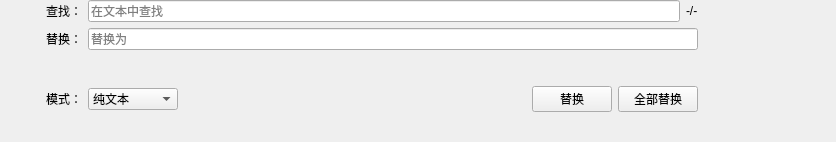
<?xml version="1.0" encoding="UTF-8"?>
<ui version="4.0">
 <class>QPlainTextEditSearchWidget</class>
 <widget class="QWidget" name="QPlainTextEditSearchWidget">
  <property name="geometry">
   <rect>
    <x>0</x>
    <y>0</y>
    <width>836</width>
    <height>142</height>
   </rect>
  </property>
  <property name="autoFillBackground">
   <bool>true</bool>
  </property>
  <layout class="QGridLayout" name="gridLayout">
   <property name="leftMargin">
    <number>0</number>
   </property>
   <property name="topMargin">
    <number>0</number>
   </property>
   <property name="rightMargin">
    <number>0</number>
   </property>
   <property name="bottomMargin">
    <number>0</number>
   </property>
   <item row="0" column="3">
    <widget class="QLineEdit" name="searchLineEdit">
     <property name="placeholderText">
      <string>在文本中查找</string>
     </property>
    </widget>
   </item>
   <item row="1" column="3" colspan="2">
    <widget class="QLineEdit" name="replaceLineEdit">
     <property name="placeholderText">
      <string>替换为</string>
     </property>
    </widget>
   </item>
   <item row="0" column="4">
    <widget class="QLabel" name="searchCountLabel">
     <property name="text">
      <string notr="true">-/-</string>
     </property>
    </widget>
   </item>
   <item row="0" column="1">
    <widget class="QLabel" name="searchLabel">
     <property name="text">
      <string>查找：</string>
     </property>
     <property name="alignment">
      <set>Qt::AlignRight|Qt::AlignTrailing|Qt::AlignVCenter</set>
     </property>
    </widget>
   </item>
   <item row="0" column="6">
    <widget class="QPushButton" name="searchUpButton">
     <property name="toolTip">
      <string>向后搜索</string>
     </property>
     <property name="text">
      <string/>
     </property>
     <property name="icon">
      <iconset theme="go-top" resource="media.qrc">
       <normaloff>:/media/go-top.svg</normaloff>:/media/go-top.svg</iconset>
     </property>
     <property name="flat">
      <bool>true</bool>
     </property>
    </widget>
   </item>
   <item row="1" column="0" colspan="2">
    <widget class="QLabel" name="replaceLabel">
     <property name="text">
      <string>替换：</string>
     </property>
     <property name="alignment">
      <set>Qt::AlignRight|Qt::AlignTrailing|Qt::AlignVCenter</set>
     </property>
    </widget>
   </item>
   <item row="0" column="0">
    <widget class="QPushButton" name="closeButton">
     <property name="toolTip">
      <string>关闭搜索</string>
     </property>
     <property name="text">
      <string/>
     </property>
     <property name="icon">
      <iconset theme="window-close" resource="media.qrc">
       <normaloff>:/media/window-close.svg</normaloff>:/media/window-close.svg</iconset>
     </property>
     <property name="flat">
      <bool>true</bool>
     </property>
    </widget>
   </item>
   <item row="0" column="7">
    <widget class="QPushButton" name="replaceToggleButton">
     <property name="toolTip">
      <string>高级查找/替换文本</string>
     </property>
     <property name="text">
      <string/>
     </property>
     <property name="icon">
      <iconset theme="edit-find-replace" resource="media.qrc">
       <normaloff>:/media/edit-find-replace.svg</normaloff>:/media/edit-find-replace.svg</iconset>
     </property>
     <property name="checkable">
      <bool>true</bool>
     </property>
     <property name="flat">
      <bool>true</bool>
     </property>
    </widget>
   </item>
   <item row="0" column="5">
    <widget class="QPushButton" name="searchDownButton">
     <property name="toolTip">
      <string>向前搜索</string>
     </property>
     <property name="text">
      <string/>
     </property>
     <property name="icon">
      <iconset theme="go-bottom" resource="media.qrc">
       <normaloff>:/media/go-bottom.svg</normaloff>:/media/go-bottom.svg</iconset>
     </property>
     <property name="flat">
      <bool>true</bool>
     </property>
    </widget>
   </item>
   <item row="1" column="5">
    <widget class="QPushButton" name="matchCaseSensitiveButton">
     <property name="toolTip">
      <string>区分大小写</string>
     </property>
     <property name="text">
      <string/>
     </property>
     <property name="icon">
      <iconset theme="format-text-superscript" resource="media.qrc">
       <normaloff>:/media/format-text-superscript.svg</normaloff>:/media/format-text-superscript.svg</iconset>
     </property>
     <property name="checkable">
      <bool>true</bool>
     </property>
     <property name="flat">
      <bool>true</bool>
     </property>
    </widget>
   </item>
   <item row="2" column="0" colspan="2">
    <widget class="QLabel" name="modeLabel">
     <property name="text">
      <string>模式：</string>
     </property>
     <property name="alignment">
      <set>Qt::AlignRight|Qt::AlignTrailing|Qt::AlignVCenter</set>
     </property>
    </widget>
   </item>
   <item row="2" column="3" colspan="2">
    <widget class="QFrame" name="buttonFrame">
     <property name="frameShape">
      <enum>QFrame::NoFrame</enum>
     </property>
     <layout class="QHBoxLayout" name="horizontalLayout">
      <property name="leftMargin">
       <number>0</number>
      </property>
      <property name="topMargin">
       <number>0</number>
      </property>
      <property name="rightMargin">
       <number>0</number>
      </property>
      <property name="bottomMargin">
       <number>0</number>
      </property>
      <item>
       <widget class="QComboBox" name="modeComboBox">
        <item>
         <property name="text">
          <string>纯文本</string>
         </property>
        </item>
        <item>
         <property name="text">
          <string>全字匹配</string>
         </property>
        </item>
        <item>
         <property name="text">
          <string>正则表达式</string>
         </property>
        </item>
       </widget>
      </item>
      <item>
       <spacer name="horizontalSpacer">
        <property name="orientation">
         <enum>Qt::Horizontal</enum>
        </property>
        <property name="sizeHint" stdset="0">
         <size>
          <width>40</width>
          <height>20</height>
         </size>
        </property>
       </spacer>
      </item>
      <item>
       <widget class="QPushButton" name="replaceButton">
        <property name="toolTip">
         <string>替换一处匹配文本</string>
        </property>
        <property name="text">
         <string>替换</string>
        </property>
        <property name="flat">
         <bool>false</bool>
        </property>
       </widget>
      </item>
      <item>
       <widget class="QPushButton" name="replaceAllButton">
        <property name="toolTip">
         <string>替换所有匹配文本</string>
        </property>
        <property name="text">
         <string>全部替换</string>
        </property>
        <property name="flat">
         <bool>false</bool>
        </property>
       </widget>
      </item>
     </layout>
    </widget>
   </item>
  </layout>
 </widget>
 <tabstops>
  <tabstop>searchLineEdit</tabstop>
  <tabstop>replaceLineEdit</tabstop>
  <tabstop>replaceButton</tabstop>
  <tabstop>replaceAllButton</tabstop>
  <tabstop>searchDownButton</tabstop>
  <tabstop>searchUpButton</tabstop>
  <tabstop>replaceToggleButton</tabstop>
  <tabstop>closeButton</tabstop>
 </tabstops>
 <resources>
  <include location="media.qrc"/>
 </resources>
 <connections/>
</ui>
